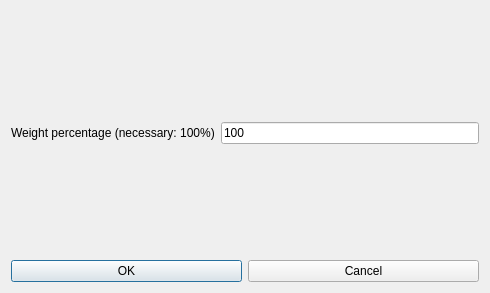
<?xml version="1.0" encoding="UTF-8"?>
<ui version="4.0">
 <class>ModifyConstraintTeachersMaxTwoActivityTagsPerDayFromN1N2N3Form_template</class>
 <widget class="QDialog" name="ModifyConstraintTeachersMaxTwoActivityTagsPerDayFromN1N2N3Form_template">
  <property name="geometry">
   <rect>
    <x>0</x>
    <y>0</y>
    <width>490</width>
    <height>293</height>
   </rect>
  </property>
  <property name="windowTitle">
   <string extracomment="This is the title of the dialog to modify a constraint of this type">Modify teachers max two activity tags per day from N1 N2 N3</string>
  </property>
  <layout class="QGridLayout" name="gridLayout">
   <item row="2" column="0">
    <spacer name="verticalSpacer_2">
     <property name="orientation">
      <enum>Qt::Vertical</enum>
     </property>
     <property name="sizeHint" stdset="0">
      <size>
       <width>20</width>
       <height>29</height>
      </size>
     </property>
    </spacer>
   </item>
   <item row="0" column="0">
    <spacer name="spacer7">
     <property name="orientation">
      <enum>Qt::Vertical</enum>
     </property>
     <property name="sizeType">
      <enum>QSizePolicy::Expanding</enum>
     </property>
     <property name="sizeHint" stdset="0">
      <size>
       <width>20</width>
       <height>21</height>
      </size>
     </property>
    </spacer>
   </item>
   <item row="1" column="0">
    <layout class="QHBoxLayout" name="horizontalLayout_2">
     <item>
      <widget class="QLabel" name="weightTextLabel">
       <property name="frameShape">
        <enum>QFrame::NoFrame</enum>
       </property>
       <property name="frameShadow">
        <enum>QFrame::Plain</enum>
       </property>
       <property name="text">
        <string>Weight percentage (necessary: 100%)</string>
       </property>
       <property name="wordWrap">
        <bool>false</bool>
       </property>
      </widget>
     </item>
     <item>
      <widget class="QLineEdit" name="weightLineEdit">
       <property name="text">
        <string notr="true">100</string>
       </property>
      </widget>
     </item>
    </layout>
   </item>
   <item row="3" column="0">
    <layout class="QHBoxLayout">
     <item>
      <widget class="QPushButton" name="okPushButton">
       <property name="text">
        <string>OK</string>
       </property>
      </widget>
     </item>
     <item>
      <widget class="QPushButton" name="cancelPushButton">
       <property name="text">
        <string>Cancel</string>
       </property>
      </widget>
     </item>
    </layout>
   </item>
  </layout>
 </widget>
 <layoutdefault spacing="6" margin="11"/>
 <resources/>
 <connections/>
</ui>
